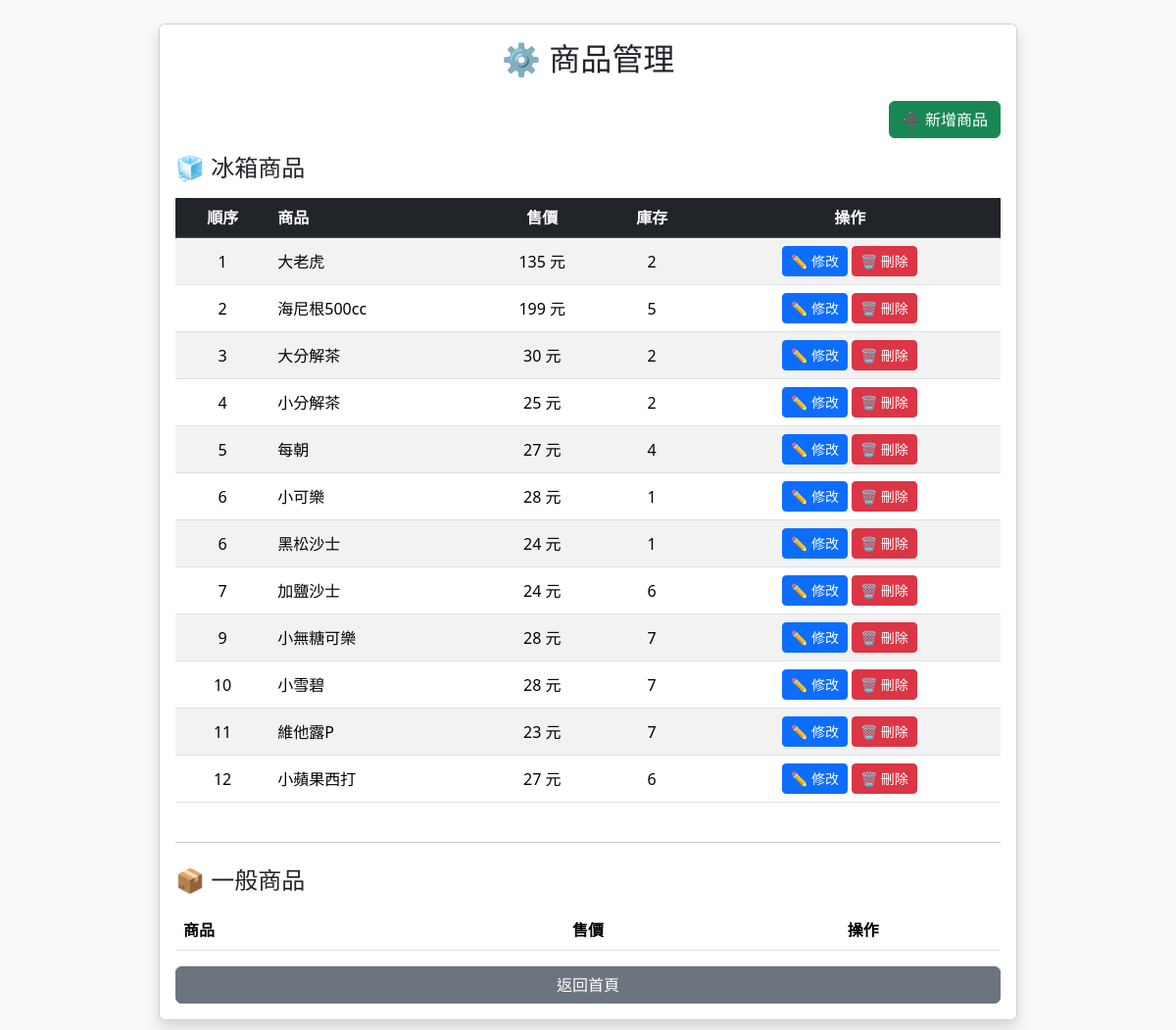
The page /products on the database as committed earlier.
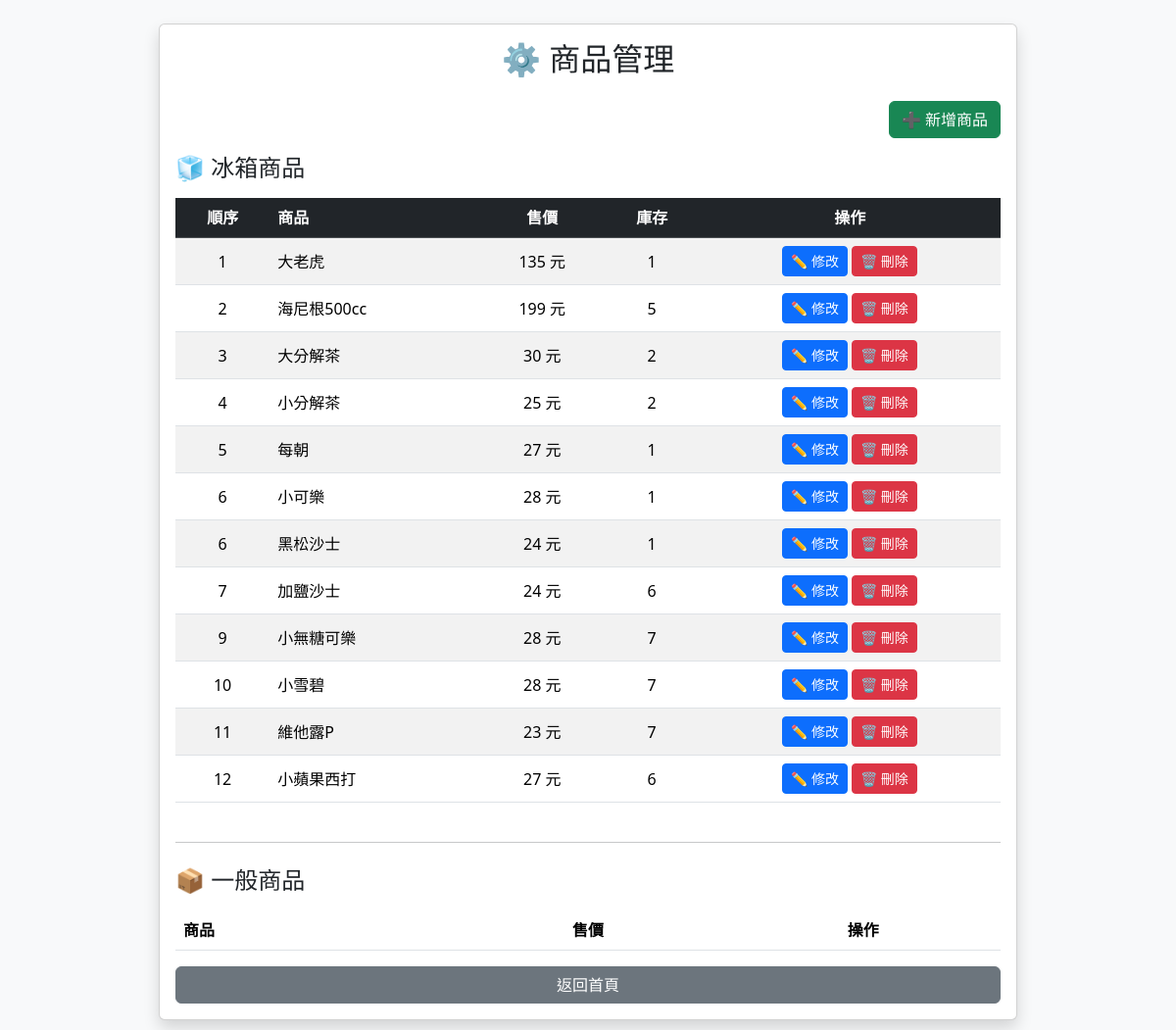
The same page on the database as committed later.
### tables this page shows
CREATE TABLE "products" (
	"id"	INTEGER,
	"name"	TEXT,
	"barcode"	TEXT,
	"price"	INTEGER,
	"fridge_max"	INTEGER,
	"fridge_now"	INTEGER,
	"restock_threshold"	INTEGER,
	"display_order"	INTEGER,
	PRIMARY KEY("id" AUTOINCREMENT)
);

### web/app.py (the view)
@app.route("/products")
def products():
    conn = get_connection()
    cursor = conn.cursor()
    cursor.execute("""
    SELECT
        id,
        display_order,
        name,
        price,
        fridge_now
    FROM products
    ORDER BY
        CASE WHEN display_order=0 THEN 1 ELSE 0 END,
        display_order,
        name
    """)
    rows = cursor.fetchall()
    conn.close()
    return render_template(
        "products.html",
        rows=rows
    )

### web/db.py (called while the page is built, shortened)
def get_connection():
    BASE_DIR = os.path.dirname(
        os.path.dirname(
            os.path.abspath(__file__)
        )
    )
    DATABASE = os.path.join(
        BASE_DIR,
        "database",
        "qinxiang_store.db"
    )
    return sqlite3.connect(
        DATABASE
    )

### web/templates/products.html (shortened to what this page needs)
<!DOCTYPE html>
<html lang="zh-TW">
<head>
    <link href="https://cdn.jsdelivr.net/npm/bootstrap@5.3.7/dist/css/bootstrap.min.css" rel="stylesheet">
</head>
<body class="bg-light">
<div class="container py-4" style="max-width:900px;">
    <div class="card shadow">
        <div class="card-body">
            <h2 class="text-center mb-4">
                ⚙️ 商品管理
            </h2>
            <div class="d-flex justify-content-end mb-3">
                <a
                    href="/add"
                    class="btn btn-success">
                    ➕ 新增商品
                </a>
            </div>
            <h4 class="mb-3">
                🧊 冰箱商品
            </h4>
            <div class="table-responsive">
                <table class="table table-striped table-hover align-middle">
                    <thead class="table-dark">
                        <tr>
                            <th class="text-center">
                                順序
                            </th>
                            <th>
                                商品
                            </th>
                            <th class="text-center">
                                售價
                            </th>
                            <th class="text-center">
                                庫存
                            </th>
                            <th class="text-center">
                                操作
                            </th>
                        </tr>
                    </thead>
                    <tbody>
                    {% for row in rows %}
                        {% if row[1] > 0 %}
                        <tr>
                            <td class="text-center">
                                {{ row[1] }}
                            </td>
                            <td>
                                {{ row[2] }}
                            </td>
                            <td class="text-center">
                                {{ row[3] }} 元
                            </td>
                            <td class="text-center">
                                {{ row[4] }}
                            </td>
                            <td class="text-center">
                                <a
                                    href="/edit/{{ row[0] }}"
                                    class="btn btn-primary btn-sm">
                                    ✏️ 修改
                                </a>
                                <a
                                    href="/delete/{{ row[0] }}"
                                    class="btn btn-danger btn-sm"
                                    onclick="return confirm('確定要刪除【{{ row[2] }}】嗎？')">
                                    🗑️ 刪除
                                </a>
                            </td>
                        </tr>
                        {% endif %}
                    {% endfor %}
                    </tbody>
                </table>
            </div>
            <hr class="my-4">
            <h4 class="mb-3">
                📦 一般商品
            </h4>
            <div class="table-responsive">
                <table class="table table-striped table-hover align-middle">
                    <thead>
                        <tr>
                            <th>
                                商品
                            </th>
                            <th class="text-center">
                                售價
                            </th>
                            <th class="text-center">
                                操作
                            </th>
                        </tr>
                    </thead>
                </table>
            </div>
            <a
                href="/"
                class="btn btn-secondary w-100">
                返回首頁
            </a>
        </div>
    </div>
</div>
</body>
</html>

Rows that differ between the two databases and show on the page:
changed products "大老虎": fridge_now "2" → "1"
changed products "每朝": fridge_now "4" → "1"
